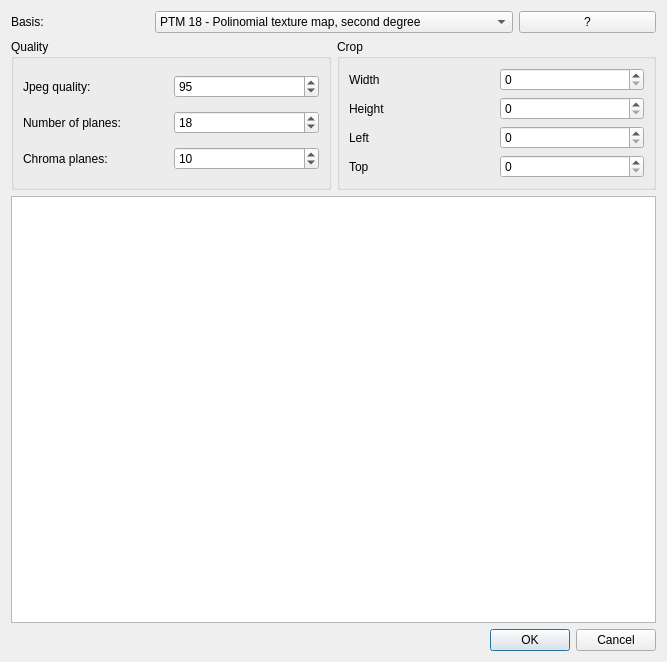
<?xml version="1.0" encoding="UTF-8"?>
<ui version="4.0">
 <class>RtiExport</class>
 <widget class="QDialog" name="RtiExport">
  <property name="geometry">
   <rect>
    <x>0</x>
    <y>0</y>
    <width>667</width>
    <height>662</height>
   </rect>
  </property>
  <property name="windowTitle">
   <string>Dialog</string>
  </property>
  <layout class="QVBoxLayout" name="verticalLayout">
   <item>
    <layout class="QHBoxLayout" name="horizontalLayout">
     <item>
      <widget class="QLabel" name="label">
       <property name="text">
        <string>Basis:</string>
       </property>
      </widget>
     </item>
     <item>
      <widget class="QComboBox" name="basis">
       <item>
        <property name="text">
         <string>PTM 18 - Polinomial texture map, second degree</string>
        </property>
       </item>
       <item>
        <property name="text">
         <string>HSH - 12 - Hemispherical harmonics, second degree</string>
        </property>
       </item>
       <item>
        <property name="text">
         <string>HSH 27 - Hemispherical Harmonics, first degree</string>
        </property>
       </item>
       <item>
        <property name="text">
         <string>BLN - Bilinear interpolation + PCA</string>
        </property>
       </item>
       <item>
        <property name="text">
         <string>RBF - Radial basis functions + PCA</string>
        </property>
       </item>
       <item>
        <property name="text">
         <string>YBLN - Bilinear interpolation + PCA and chroma Preserving</string>
        </property>
       </item>
       <item>
        <property name="text">
         <string>YRBF - Radial basis functions + PCA and chroma preserving</string>
        </property>
       </item>
      </widget>
     </item>
     <item>
      <widget class="QPushButton" name="help">
       <property name="text">
        <string>?</string>
       </property>
      </widget>
     </item>
    </layout>
   </item>
   <item>
    <layout class="QHBoxLayout" name="horizontalLayout_2">
     <item>
      <widget class="QGroupBox" name="groupBox_2">
       <property name="sizePolicy">
        <sizepolicy hsizetype="Preferred" vsizetype="Preferred">
         <horstretch>0</horstretch>
         <verstretch>0</verstretch>
        </sizepolicy>
       </property>
       <property name="title">
        <string>Quality</string>
       </property>
       <layout class="QGridLayout" name="gridLayout_2">
        <item row="1" column="1">
         <widget class="QSpinBox" name="planes">
          <property name="minimum">
           <number>9</number>
          </property>
          <property name="maximum">
           <number>27</number>
          </property>
          <property name="value">
           <number>18</number>
          </property>
         </widget>
        </item>
        <item row="0" column="1">
         <widget class="QSpinBox" name="quality">
          <property name="minimum">
           <number>80</number>
          </property>
          <property name="maximum">
           <number>100</number>
          </property>
          <property name="value">
           <number>95</number>
          </property>
         </widget>
        </item>
        <item row="2" column="1">
         <widget class="QSpinBox" name="chroma">
          <property name="minimum">
           <number>4</number>
          </property>
          <property name="maximum">
           <number>27</number>
          </property>
          <property name="value">
           <number>10</number>
          </property>
         </widget>
        </item>
        <item row="1" column="0">
         <widget class="QLabel" name="label_3">
          <property name="text">
           <string>Number of planes:</string>
          </property>
         </widget>
        </item>
        <item row="2" column="0">
         <widget class="QLabel" name="label_4">
          <property name="text">
           <string>Chroma planes:</string>
          </property>
         </widget>
        </item>
        <item row="0" column="0">
         <widget class="QLabel" name="label_2">
          <property name="text">
           <string>Jpeg quality:</string>
          </property>
         </widget>
        </item>
       </layout>
      </widget>
     </item>
     <item>
      <widget class="QGroupBox" name="groupBox">
       <property name="sizePolicy">
        <sizepolicy hsizetype="Preferred" vsizetype="Preferred">
         <horstretch>0</horstretch>
         <verstretch>0</verstretch>
        </sizepolicy>
       </property>
       <property name="title">
        <string>Crop</string>
       </property>
       <layout class="QGridLayout" name="gridLayout">
        <item row="3" column="1">
         <widget class="QSpinBox" name="left"/>
        </item>
        <item row="3" column="0">
         <widget class="QLabel" name="label_10">
          <property name="text">
           <string>Left</string>
          </property>
         </widget>
        </item>
        <item row="4" column="0">
         <widget class="QLabel" name="label_8">
          <property name="text">
           <string>Top</string>
          </property>
         </widget>
        </item>
        <item row="4" column="1">
         <widget class="QSpinBox" name="top"/>
        </item>
        <item row="1" column="0">
         <widget class="QLabel" name="label_5">
          <property name="text">
           <string>Width</string>
          </property>
         </widget>
        </item>
        <item row="2" column="0">
         <widget class="QLabel" name="label_7">
          <property name="text">
           <string>Height</string>
          </property>
         </widget>
        </item>
        <item row="2" column="1">
         <widget class="QSpinBox" name="height"/>
        </item>
        <item row="1" column="1">
         <widget class="QSpinBox" name="width"/>
        </item>
       </layout>
      </widget>
     </item>
    </layout>
   </item>
   <item>
    <widget class="QGraphicsView" name="cropview"/>
   </item>
   <item>
    <widget class="QDialogButtonBox" name="buttonBox">
     <property name="orientation">
      <enum>Qt::Horizontal</enum>
     </property>
     <property name="standardButtons">
      <set>QDialogButtonBox::Cancel|QDialogButtonBox::Ok</set>
     </property>
    </widget>
   </item>
  </layout>
 </widget>
 <resources/>
 <connections>
  <connection>
   <sender>buttonBox</sender>
   <signal>accepted()</signal>
   <receiver>RtiExport</receiver>
   <slot>accept()</slot>
   <hints>
    <hint type="sourcelabel">
     <x>248</x>
     <y>254</y>
    </hint>
    <hint type="destinationlabel">
     <x>157</x>
     <y>274</y>
    </hint>
   </hints>
  </connection>
  <connection>
   <sender>buttonBox</sender>
   <signal>rejected()</signal>
   <receiver>RtiExport</receiver>
   <slot>reject()</slot>
   <hints>
    <hint type="sourcelabel">
     <x>316</x>
     <y>260</y>
    </hint>
    <hint type="destinationlabel">
     <x>286</x>
     <y>274</y>
    </hint>
   </hints>
  </connection>
 </connections>
</ui>
